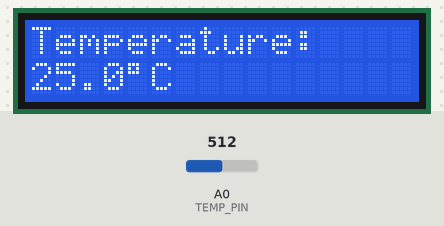
Bench run of a sketch on a simulated Arduino Uno, built with avr-gcc and run on an emulated ATmega328P. Parts: 16×2 character LCD. Inputs (shaded band) come from the test bench; at power-on: A0 (TEMP_PIN) = 512. What the sketch prints to the serial monitor is not drawn.

Above: at 1.2 s.
1.3 s: A0 (TEMP_PIN) set to 1005
At 2.6 s:
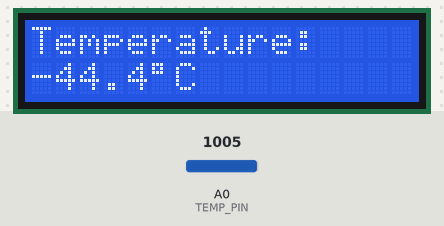
3.0 s: A0 (TEMP_PIN) set to 1023
At 4.2 s:
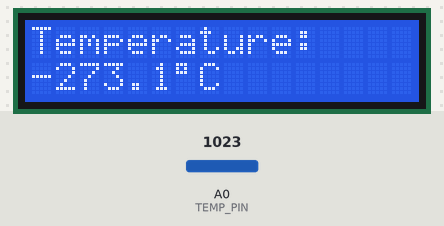
4.5 s: A0 (TEMP_PIN) set to 900
At 6.0 s:
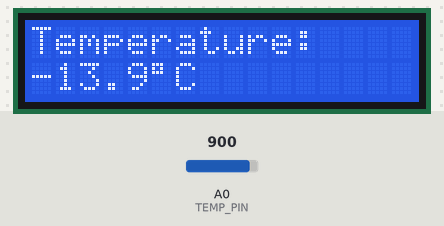
Timing chart, 0 to 7.5 s (numbered marks = the images above; inputs shaded):
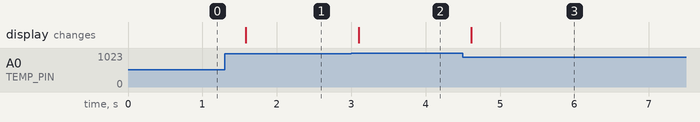

Measured:
- after the input at 1.3 s, the display: changes after 0.28 s (image 1)
- after the input at 3.0 s, the display: changes after 0.10 s (image 2)
- after the input at 4.5 s, the display: changes after 0.11 s (image 3)

The sketch:

thermo.ino
```cpp
#include <LiquidCrystal.h>
#include <math.h>

LiquidCrystal lcd(7, 8, 9, 10, 11, 12);

const int TEMP_PIN = A0;

const float R_FIXED = 100000.0;
const float R0 = 100000.0;
const float BETA = 3950.0;
const float T0 = 25.0 + 273.15;

void setup() {
  lcd.begin(16, 2);
  Serial.begin(9600);
}

void loop() {
  int adc = analogRead(TEMP_PIN);

  // Correct if thermistor is connected to 5V
  // and fixed 100k resistor is connected to GND
  float resistance =
      R_FIXED * adc / (1023.0 - adc);

  float tempK = 1.0 / (
    (1.0 / T0) +
    (1.0 / BETA) * log(resistance / R0)
  );

  float tempC = tempK - 273.15;

  lcd.setCursor(0, 0);
  lcd.print("Temperature:");

  lcd.setCursor(0, 1);
  lcd.print(tempC, 1);
  lcd.write((byte)223);
  lcd.print("C    ");

  Serial.print("ADC=");
  Serial.print(adc);
  Serial.print(" R=");
  Serial.print(resistance);
  Serial.print(" Temp=");
  Serial.println(tempC);

  delay(500);
}
```
